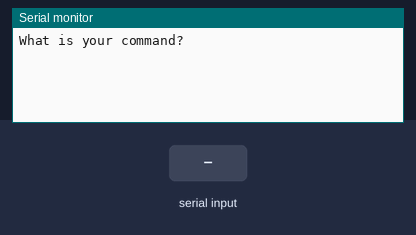
This sketch was run on a simulated Arduino Uno, built with avr-gcc and run on an emulated ATmega328P. Shown: the last lines printed to the serial monitor. Inputs (shaded band) come from the test bench.

Above: at 1.2 s.
1.3 s: "90,45,200\n" received over Serial
At 2.5 s:
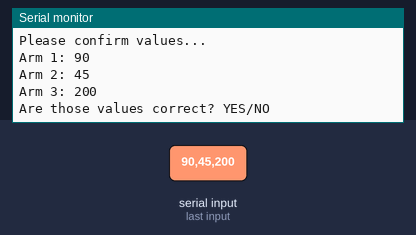
2.8 s: "YES\n" received over Serial
At 3.8 s:
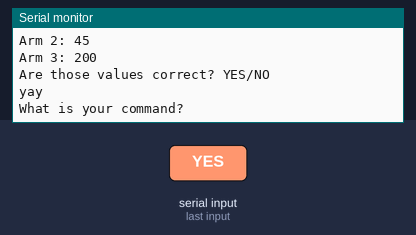

Measured:
- after the input at 1.3 s, the serial monitor: prints a new line at once (image 1)
- after the input at 2.8 s, the serial monitor: prints a new line at once (image 2)

The sketch:

Serial_Command_Experiment.ino
```cpp
void setup(){

Serial.begin(9600);

}

void loop(){

  Serial.println("What is your command?");

  while(Serial.available() == 0){
    // do nothing while it waits for something to appear.
  }

  int arm1 = Serial.parseInt();
  int arm2 = Serial.parseInt();
  int arm3 = Serial.parseInt();

  Serial.println("Please confirm values...");
  Serial.print("Arm 1: ");
  Serial.println(arm1);
  Serial.print("Arm 2: ");
  Serial.println(arm2);
  Serial.print("Arm 3: ");
  Serial.println(arm3);

  Serial.end();
  Serial.begin(9600);

  Serial.println("Are those values correct? YES/NO");

  while(Serial.available() == 0){
    // do nothing while it waits for something to appear.
  }

  String confirmation = Serial.readStringUntil('\n');

  if (confirmation == "YES"){
    Serial.println("yay");
  } else if (confirmation == "NO"){
    Serial.println("nay");
  } else {
    Serial.println("no input");
  }

  Serial.end();
  Serial.begin(9600); // Don't ask me why this needs to exist... without it, the program will somehow write a 0 into the input or something and fuck shit up.
                      // this is totally not an ideal solution because... it's goign to break the IO stream and can be problematic?
}
```
